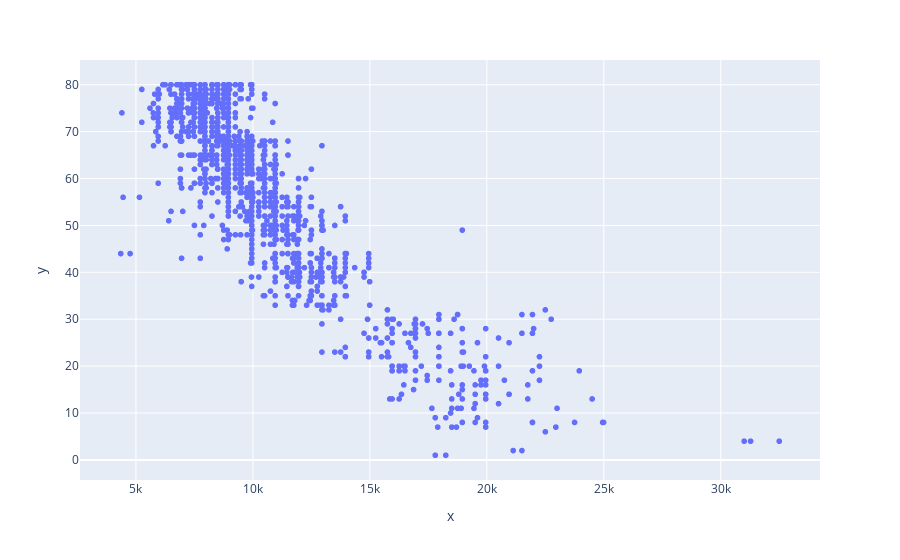

Source (notebook cell):
### Code cell
figure = px.scatter(x=df1['Price'], y=df1['Age_08_04'])
# displaying the figure instance
figure.show()

### Figure 1 — Plotly figure (JSON) as saved in the notebook; plotly's stock layout.template omitted (floating-point values rounded to 4 significant figures; data arrays with more than 128 entries replaced by an {"elided": "..."} marker saying what was removed)
{"data": [{"hovertemplate": "x=%{x}<br>y=%{y}<extra></extra>", "legendgroup": "", "marker": {"color": "#636efa", "symbol": "circle"}, "mode": "markers", "name": "", "showlegend": false, "type": "scattergl", "x": {"elided": "1435 int values"}, "xaxis": "x", "y": {"elided": "1435 int values"}, "yaxis": "y"}], "layout": {"legend": {"tracegroupgap": 0}, "margin": {"t": 60}, "xaxis": {"anchor": "y", "domain": [0, 1], "title": {"text": "x"}}, "yaxis": {"anchor": "x", "domain": [0, 1], "title": {"text": "y"}}}}
